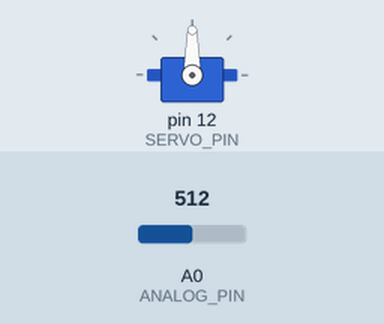
This sketch was run on a simulated Arduino Uno, built with avr-gcc and run on an emulated ATmega328P. On the bench: servo. The inputs (shaded band) are chosen by the test bench; at power-on: A0 (ANALOG_PIN) = 512.

Above: at 1.2 s.
1.3 s: A0 (ANALOG_PIN) set to 716
At 1.8 s:
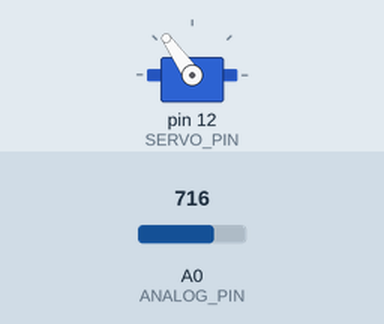
2.8 s: A0 (ANALOG_PIN) set to 900
At 4.0 s:
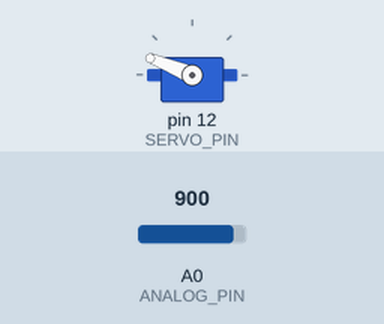
4.3 s: A0 (ANALOG_PIN) set to 1023
At 5.3 s:
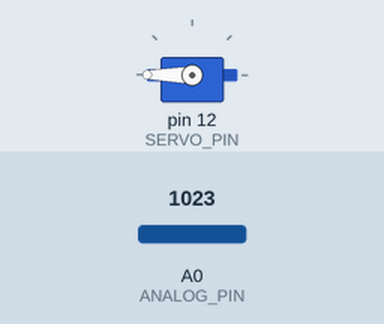
5.8 s: A0 (ANALOG_PIN) set to 306
At 6.4 s:
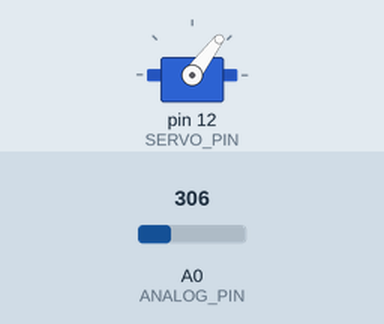
7.3 s: A0 (ANALOG_PIN) set to 122
At 7.6 s:
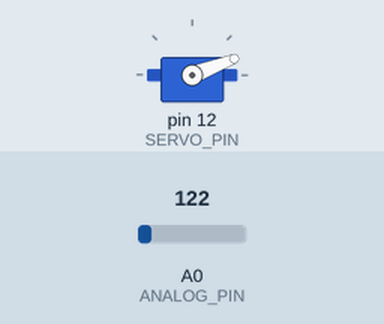
Timing chart, 0 to 9.8 s (numbered marks = the images above; inputs shaded):
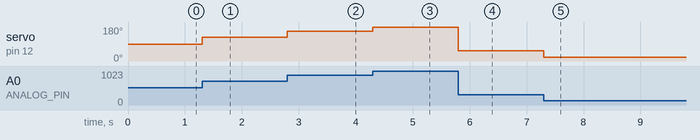

The sketch:

uno_motion.ino
```cpp
#include <Servo.h>

const int ANALOG_PIN = A0;
#define SERVO_PIN 12

Servo my_servo;

void setup()
{
  Serial.begin(9600);
  my_servo.attach(SERVO_PIN);
}

void loop()
{
  int pot_value;
  int servo_val;

  pot_value = analogRead(ANALOG_PIN);

  servo_val = map(pot_value, 0, 1023, 0, 180);

  my_servo.write(servo_val);

  delay(1);

}
```

Measured:
- after the input at 1.3 s, servo on pin 12 (SERVO_PIN): 90° → 125° at once
- after the input at 2.8 s, servo on pin 12 (SERVO_PIN): 125° → 158° at once
- after the input at 4.3 s, servo on pin 12 (SERVO_PIN): 158° → 180° at once
- after the input at 5.8 s, servo on pin 12 (SERVO_PIN): 180° → 53° at once
- after the input at 7.3 s, servo on pin 12 (SERVO_PIN): 53° → 21° at once
